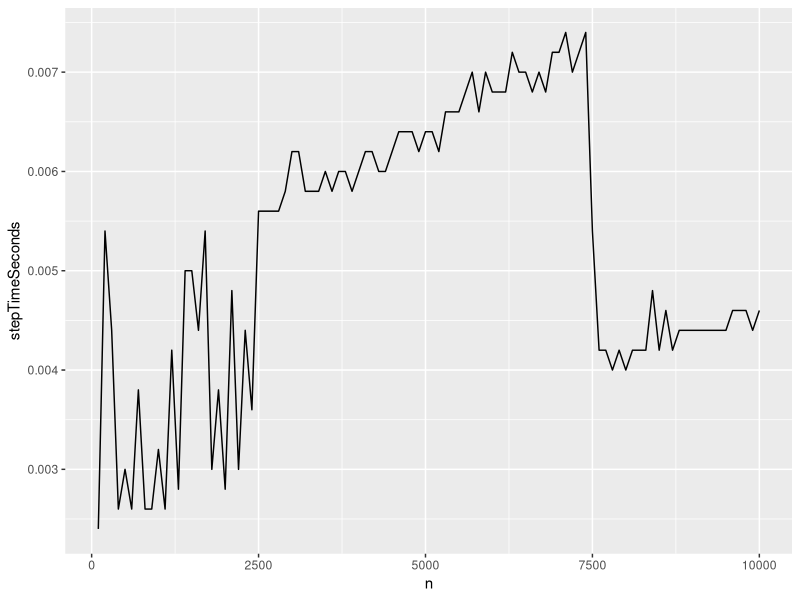
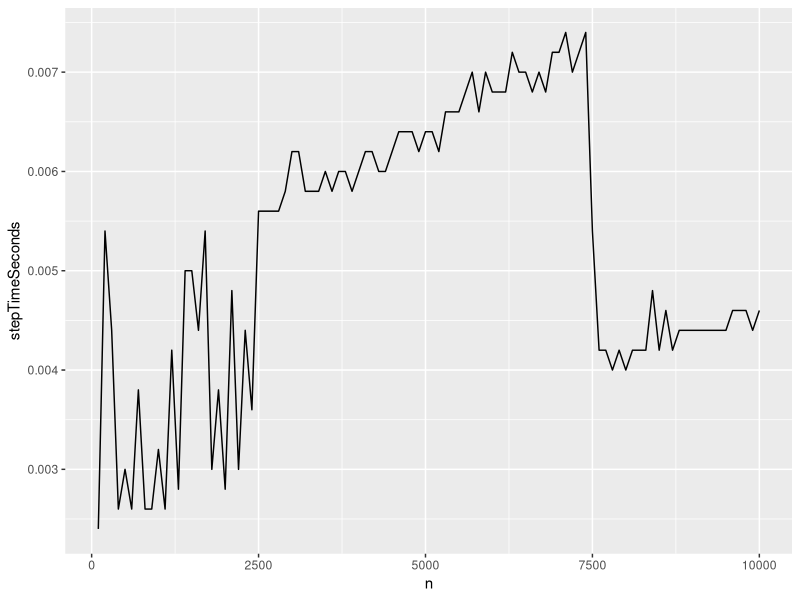

These charts were generated, in order, by the following R code:

library(ggplot2)
set.seed(2325235)

synthFrame <- function(nrows) {
   d <- data.frame(xN=rnorm(nrows),
      xC=sample(c('a','b'),size=nrows,replace=TRUE))
   d$y <- (d$xN + ifelse(d$xC=='a',0.2,-0.2) + rnorm(nrows))
   d
}


# see if step() is working off (X^T X, X^T y) or re-scanning data
# answer: it has a run time proportional to the data size, not just
# a function of (X^T X, X^T y).
dTrainB <- synthFrame(100)
timeStep <- function(n) {
  dTraini <- c()
  for(i in 1:(n/dim(dTrainB)[[1]])) {
     dTraini <- rbind(dTraini,dTrainB)
  }
  nreps <- 5
  modeli <- lm(y~xN+xC,data=dTraini)
  stepResF <- step(modeli,trace=0) # run once to make sure data frame is ready
  duration <- system.time(
     for(i in 1:nreps) {
        stepResI <- step(modeli,trace=0)
     })
  duration['elapsed']/nreps
}
plotFrameStep <- data.frame(n=seq(100,10000,100))
plotFrameStep$stepTimeSeconds <- sapply(plotFrameStep$n,timeStep)
ggplot(data=plotFrameStep,aes(x=n,y=stepTimeSeconds)) + geom_line()
ggsave(filename='lmstepTimes.png')

